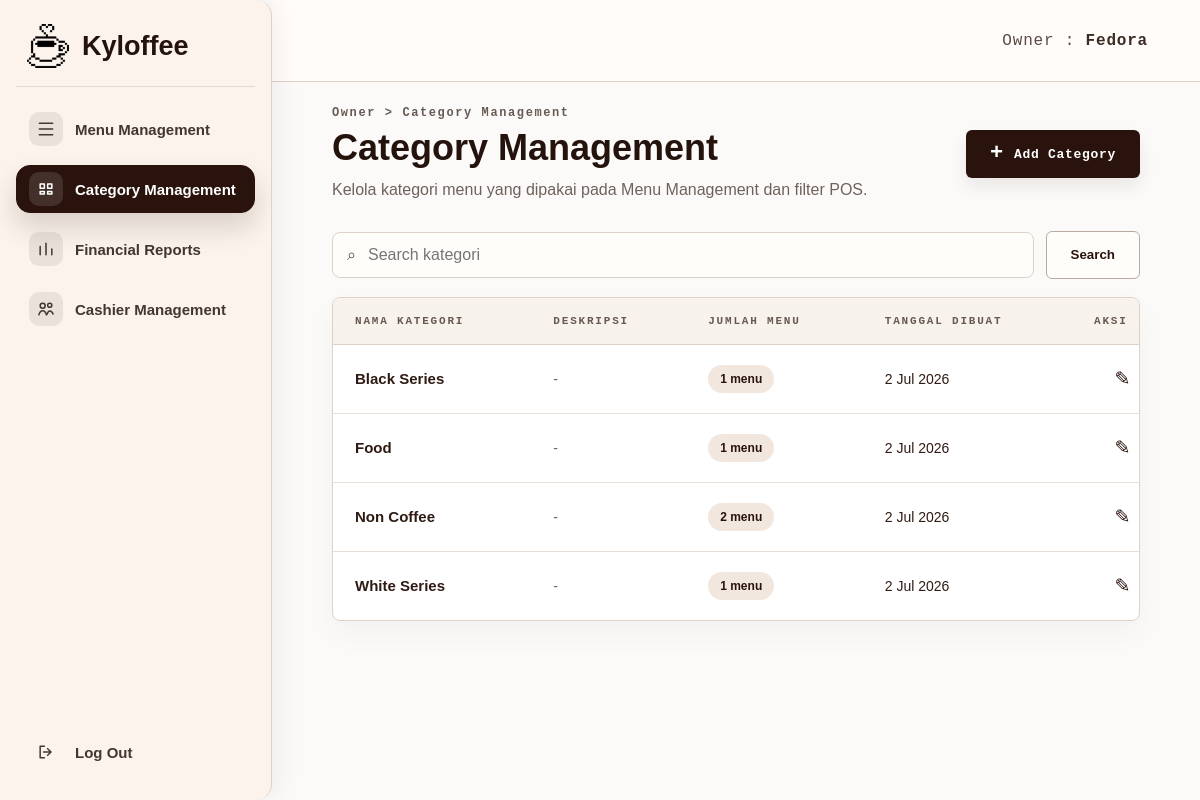
/owner/categories (signed in), run on the app's committed database.
### tables this page shows
CREATE TABLE users (
                id INTEGER PRIMARY KEY AUTOINCREMENT,
                full_name TEXT NOT NULL,
                email TEXT UNIQUE NOT NULL,
                password_hash TEXT NOT NULL,
                role TEXT NOT NULL,
                created_at TIMESTAMP DEFAULT CURRENT_TIMESTAMP
            , staff_phone TEXT, staff_position TEXT DEFAULT 'Staff', joined_date TEXT, staff_status TEXT DEFAULT 'Aktif', is_active INTEGER NOT NULL DEFAULT 1, owner_id INTEGER);

CREATE TABLE categories (
                id INTEGER PRIMARY KEY AUTOINCREMENT,
                name TEXT NOT NULL,
                name_key TEXT NOT NULL UNIQUE,
                description TEXT,
                created_at TIMESTAMP DEFAULT CURRENT_TIMESTAMP,
                updated_at TIMESTAMP DEFAULT CURRENT_TIMESTAMP
            );

### app.py (the view, shortened to what this page needs)
@app.route("/owner/categories", methods=["GET", "POST"])
@owner_required
def owner_categories():
    init_menu_table()
    return render_owner_categories()

### app.py (called while the page is built, shortened)
def get_db():
    global REMOTE_DB_FAILED
    if "db" not in g:
        should_try_mysql = DB_USE_MYSQL and not (REMOTE_DB_FAILED and DB_FALLBACK_SQLITE)
        sqlite_conn = sqlite3.connect(DATABASE)
        sqlite_conn.row_factory = sqlite3.Row
        g.db = DatabaseConnection(sqlite_conn, is_mysql=False)
    return g.db

def execute_commit(query, params=()):
    db = get_db()
    try:
        cursor = db.execute(query, params)
        db.commit()
        app.logger.debug("DB commit successful: %s", query)
        return cursor
    except Exception:
        db.rollback()
        app.logger.exception("DB write failed and rollback executed.")
        raise

def execute_script_commit(script):
    db = get_db()
    try:
        db.executescript(script)
        db.commit()
        app.logger.debug("DB script commit successful.")
    except Exception:
        db.rollback()
        app.logger.exception("DB schema change failed and rollback executed.")
        raise

def fetch_all_dict(cursor):
    rows = cursor.fetchall()
    if not rows:
        return []
    if isinstance(rows[0], dict):
        return rows
    columns = [col[0] for col in cursor.description]
    return [dict(zip(columns, row)) for row in rows]

def row_to_dict(row):
    if row is None:
        return {}
    if isinstance(row, dict):
        return row
    return dict(row)

def normalize_role_value(role):
    role_key = str(role or "").strip().lower()
    if role_key in CASHIER_ROLE_ALIASES:
        return CASHIER_ROLE
    return role_key

def normalize_category_name(value):
    return " ".join(str(value or "").strip().split())

@app.template_global()
def category_key(category):
    return normalize_category_name(category).lower()

def get_table_columns(table_name):
    db = get_db()
    cursor = db.cursor()
    if db.is_mysql:
        cursor.execute(f"SHOW COLUMNS FROM {table_name}")
        fetched = cursor.fetchall()
        return {row["Field"] if isinstance(row, dict) else row[0] for row in fetched}
    cursor.execute(f"PRAGMA table_info({table_name})")
    return {row[1] for row in cursor.fetchall()}

def table_exists(table_name):
    db = get_db()
    if db.is_mysql:
        cursor = db.execute("SHOW TABLES LIKE ?", (table_name,))
    else:
        cursor = db.execute(
            "SELECT name FROM sqlite_master WHERE type = 'table' AND name = ?",
            (table_name,),
        )
    return cursor.fetchone() is not None

    def cursor(self):
        return self.conn.cursor()

### templates/owner_categories.html (shortened to what this page needs)
<!DOCTYPE html>
<html lang="id">
<head>
    <link rel="stylesheet" href="{{ url_for('static', filename='css/owner_shell.css') }}">
    <link rel="stylesheet" href="{{ url_for('static', filename='css/owner_menu.css') }}">
</head>
<body>
    <div class="owner-page">
        {% include 'partials/owner_sidebar.html' %}
        <main class="owner-main">
            <header class="owner-topbar">
                <div class="owner-identity">Owner : <strong>{{ owner_name }}</strong></div>
            </header>
            <section class="owner-content owner-content--categories">
                <div class="page-heading page-heading--row category-heading">
                    <div>
                        <p class="breadcrumb">Owner &gt; Category Management</p>
                        <h1>Category Management</h1>
                        <p class="page-subtitle">Kelola kategori menu yang dipakai pada Menu Management dan filter POS.</p>
                    </div>
                    <button type="button" class="primary-button category-add-button" data-open-category-modal data-mode="create">
                        <span>+</span>
                        Add Category
                    </button>
                </div>
                <form action="{{ url_for('owner_categories') }}" method="GET" class="category-toolbar">
                    <label class="category-search" for="categorySearch">
                        <span aria-hidden="true">&#8981;</span>
                        <input id="categorySearch" type="search" name="q" value="{{ search }}" placeholder="Search kategori" aria-label="Search kategori">
                    </label>
                    <button type="submit" class="secondary-button">Search</button>
                </form>
                <section class="menu-table-card category-table-card" aria-label="Daftar kategori menu Kyloffee">
                    <div class="table-responsive">
                        <table class="menu-table category-table">
                            <thead>
                                <tr>
                                    <th>Nama Kategori</th>
                                    <th>Deskripsi</th>
                                    <th>Jumlah Menu</th>
                                    <th>Tanggal Dibuat</th>
                                    <th>Aksi</th>
                                </tr>
                            </thead>
                            <tbody>
                                {% if categories %}
                                    {% for category in categories %}
                                        <tr>
                                            <td>
                                                <strong>{{ category.name }}</strong>
                                            </td>
                                            <td class="category-description">
                                                {{ category.description if category.description else '-' }}
                                            </td>
                                            <td>
                                                <span class="category-count">{{ category.menu_count }} menu</span>
                                            </td>
                                            <td>{{ category.created_label }}</td>
                                            <td class="action-cell">
                                                <button
                                                    type="button"
                                                    class="icon-button"
                                                    title="Edit kategori"
                                                    data-open-category-modal
                                                    data-mode="edit"
                                                    data-id="{{ category.id }}"
                                                    data-name="{{ category.name }}"
                                                    data-description="{{ category.description }}"
                                                >
                                                    &#9998;
                                                </button>
                                            </td>
                                        </tr>
                                    {% endfor %}
                                {% endif %}
                            </tbody>
                        </table>
                    </div>
                </section>
            </section>
        </main>
        {% set modal_mode = category_form.get('mode', 'create') %}
        {% set is_modal_open = category_form.get('mode') %}
        {% set is_edit_mode = modal_mode == 'edit' %}
    </div>
</body>
</html>

### static/css/owner_shell.css (style rules this page uses)
:root { --kyloffee-brown: #2a130d; --kyloffee-brown-2: #3a2118; --kyloffee-cream: #fbf3ec; --kyloffee-soft: #faf8f5; --kyloffee-line: #ded1c8; --kyloffee-muted: #6f625c; --kyloffee-text: #24120c; --kyloffee-white: #ffffff; --kyloffee-danger: #b83a2f; --kyloffee-success: #2f7d4f; --sidebar-expanded-width: 272px; --sidebar-collapsed-width: 88px; --sidebar-width: var(--sidebar-expanded-width); --topbar-height: 82px; }
* { box-sizing: border-box; }
html, body { min-height: 100%; }
body { margin: 0; background: #fbfaf8; color: var(--kyloffee-text); font-family: Arial, Helvetica, sans-serif; overflow-x: hidden; }
.owner-page { --current-sidebar-width: var(--sidebar-expanded-width); min-height: 100vh; display: flex; align-items: stretch; overflow-x: hidden; }
.owner-main { flex: 1 1 auto; width: auto; min-width: 0; min-height: 100vh; }
.owner-topbar { height: var(--topbar-height); display: flex; align-items: center; justify-content: flex-end; padding: 0 52px; background: rgba(255, 252, 249, 0.94); border-bottom: 1px solid var(--kyloffee-line); }
.owner-identity { font-family: "Courier New", monospace; font-size: 16px; letter-spacing: 0.8px; color: #5b4b45; white-space: nowrap; }
.owner-identity strong { color: #3b2b25; font-weight: 700; }
.owner-content { padding: 24px clamp(28px, 5vw, 72px) 64px; }
.breadcrumb { margin: 0 0 9px; font-family: "Courier New", monospace; font-size: 12px; font-weight: 700; letter-spacing: 1.6px; color: #665a54; }
.page-heading { margin-bottom: 28px; }
.page-heading--row { display: flex; align-items: flex-start; justify-content: space-between; gap: 28px; }
.page-heading h1 { margin: 0 0 11px; font-size: clamp(28px, 3vw, 38px); line-height: 1.05; letter-spacing: 0; }
.page-subtitle { margin: 0; max-width: 720px; color: var(--kyloffee-muted); font-size: 16px; line-height: 1.55; }
.primary-button, .submit-button, .secondary-button { height: 48px; display: inline-flex; align-items: center; justify-content: center; gap: 10px; border-radius: 6px; border: 1px solid transparent; padding: 0 24px; font-weight: 800; text-decoration: none; cursor: pointer; }
.primary-button, .submit-button { background: var(--kyloffee-brown); color: #fff; box-shadow: 0 9px 18px rgba(42, 19, 13, 0.08); }
.primary-button { margin-top: 28px; font-family: "Courier New", monospace; font-size: 13px; letter-spacing: 0.7px; }
.primary-button span { font-size: 22px; line-height: 1; }
.secondary-button { background: #fffdfa; color: var(--kyloffee-brown); border-color: #b9aaa1; }

### data on the page
users: full_name "Fedora"
categories: name "Black Series", description "-", menu_count "1", created_label "2 Jul 2026"
categories: name "Food", description "-", menu_count "1", created_label "2 Jul 2026"
categories: name "Non Coffee", description "-", menu_count "2", created_label "2 Jul 2026"
categories: name "White Series", description "-", menu_count "1", created_label "2 Jul 2026"
